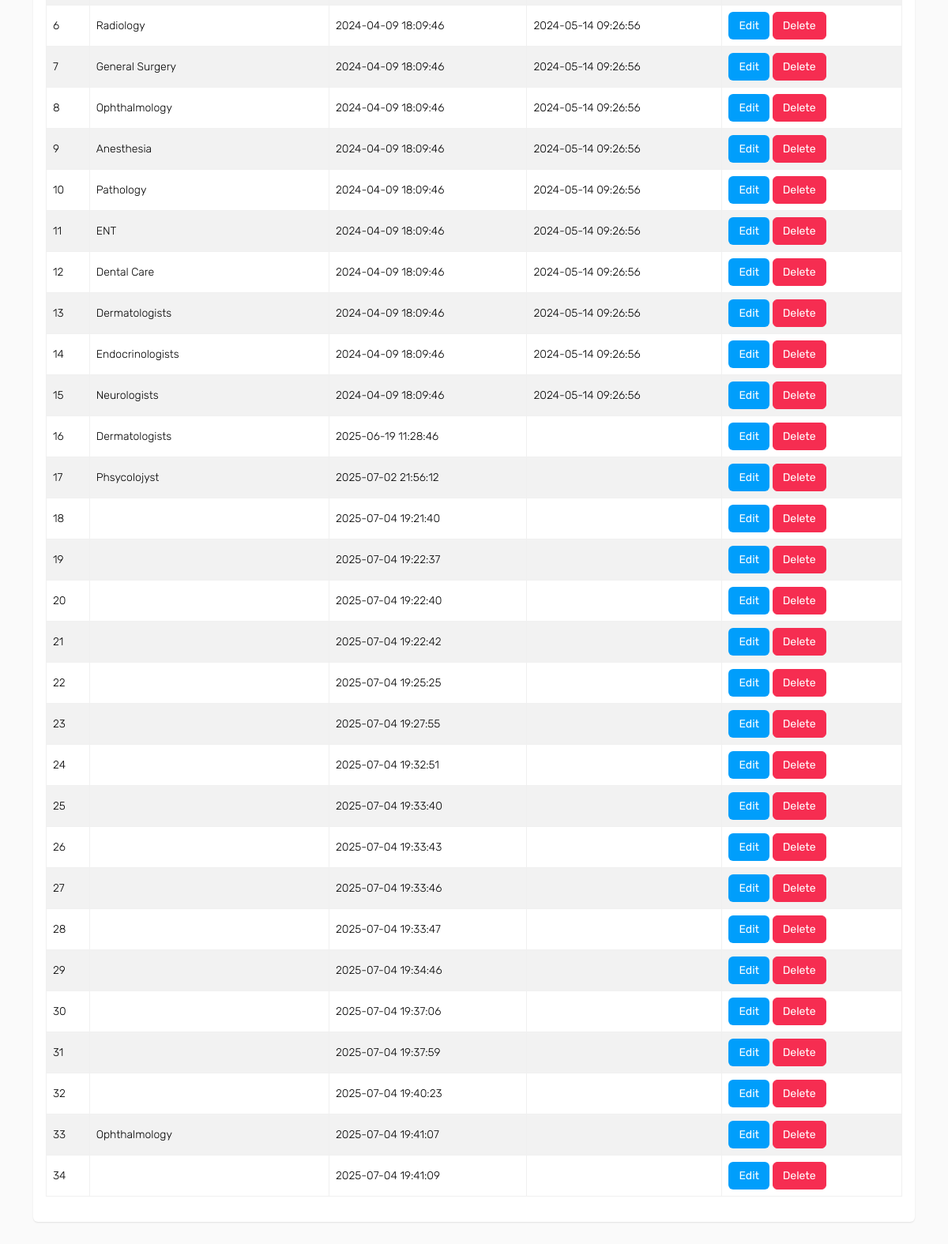
The page /admin/doctors/doctor-specialization.php (signed in, lower part) on the database as committed earlier.
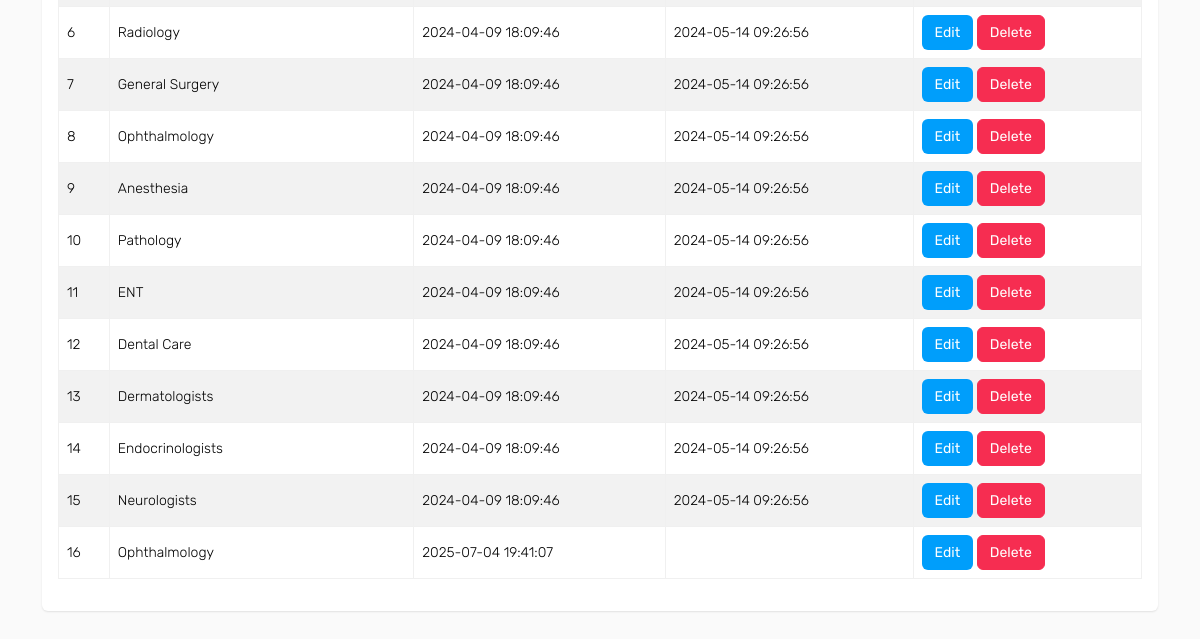
The same page on the database as committed later.
### tables this page shows
CREATE TABLE `doctorspecilization` (
  `id` int(11) NOT NULL,
  `specilization` varchar(255) DEFAULT NULL,
  `creationDate` timestamp NULL DEFAULT current_timestamp(),
  `updationDate` timestamp NULL DEFAULT NULL ON UPDATE current_timestamp()
);

### admin/doctors/doctor-specialization.php (the view, shortened to what this page needs)
<?php
include('../includes/config.php');
?>
<!DOCTYPE html>
<html lang="en">
<head>
    <link rel="stylesheet" href="https://cdn.jsdelivr.net/npm/bootstrap@5.3.3/dist/css/bootstrap.min.css">
    <link rel="stylesheet" href="../assets/css/font-awesome.min.css">
    <link rel="stylesheet" href="../assets/css/style.css">
</head>
<body>
    <div class="container py-4">
        <div class="card">
            <div class="card-body">
                <div class="table-responsive">
                    <table class="table table-bordered table-striped">
                        <tbody>
                            <?php
                            $sql = mysqli_query($con, "SELECT * FROM doctorspecilization");
                            $cnt = 1;
                            while ($row = mysqli_fetch_array($sql)) {
                                ?>
                                <tr>
                                    <td><?php echo $cnt; ?></td>
                                    <td><?php echo htmlentities($row['specilization']); ?></td>
                                    <td><?php echo htmlentities($row['creationDate']); ?></td>
                                    <td><?php echo htmlentities($row['updationDate'] ?? ''); ?></td>
                                    <td>
                                        <a href="edit-doctor-specialization.php?id=<?php echo $row['id']; ?>"
                                            class="btn btn-primary">Edit</a>
                                        <a href="doctor-specialization.php?id=<?php echo $row['id']; ?>&del=delete"
                                            onclick="return confirm('Are you sure?')" class="btn btn-danger">Delete</a>
                                    </td>
                                </tr>
                                <?php $cnt++;
                            } ?>
                        </tbody>
                    </table>
                </div>
            </div>
        </div>
    </div>
</body>
</html>

Rows that differ between the two databases and show on the page:
removed doctorspecilization: specilization "Dermatologists", creationDate "2025-06-19 11:28:46"
removed doctorspecilization: specilization "Phsycolojyst", creationDate "2025-07-02 21:56:12"
removed doctorspecilization: creationDate "2025-07-04 19:21:40"
removed doctorspecilization: creationDate "2025-07-04 19:22:37"
removed doctorspecilization: creationDate "2025-07-04 19:22:40"
removed doctorspecilization: creationDate "2025-07-04 19:22:42"
removed doctorspecilization: creationDate "2025-07-04 19:25:25"
removed doctorspecilization: creationDate "2025-07-04 19:27:55"
removed doctorspecilization: creationDate "2025-07-04 19:32:51"
removed doctorspecilization: creationDate "2025-07-04 19:33:40"
removed doctorspecilization: creationDate "2025-07-04 19:33:43"
removed doctorspecilization: creationDate "2025-07-04 19:33:46"
removed doctorspecilization: creationDate "2025-07-04 19:33:47"
removed doctorspecilization: creationDate "2025-07-04 19:34:46"
removed doctorspecilization: creationDate "2025-07-04 19:37:06"
removed doctorspecilization: creationDate "2025-07-04 19:37:59"
removed doctorspecilization: creationDate "2025-07-04 19:40:23"
removed doctorspecilization: creationDate "2025-07-04 19:41:09"
